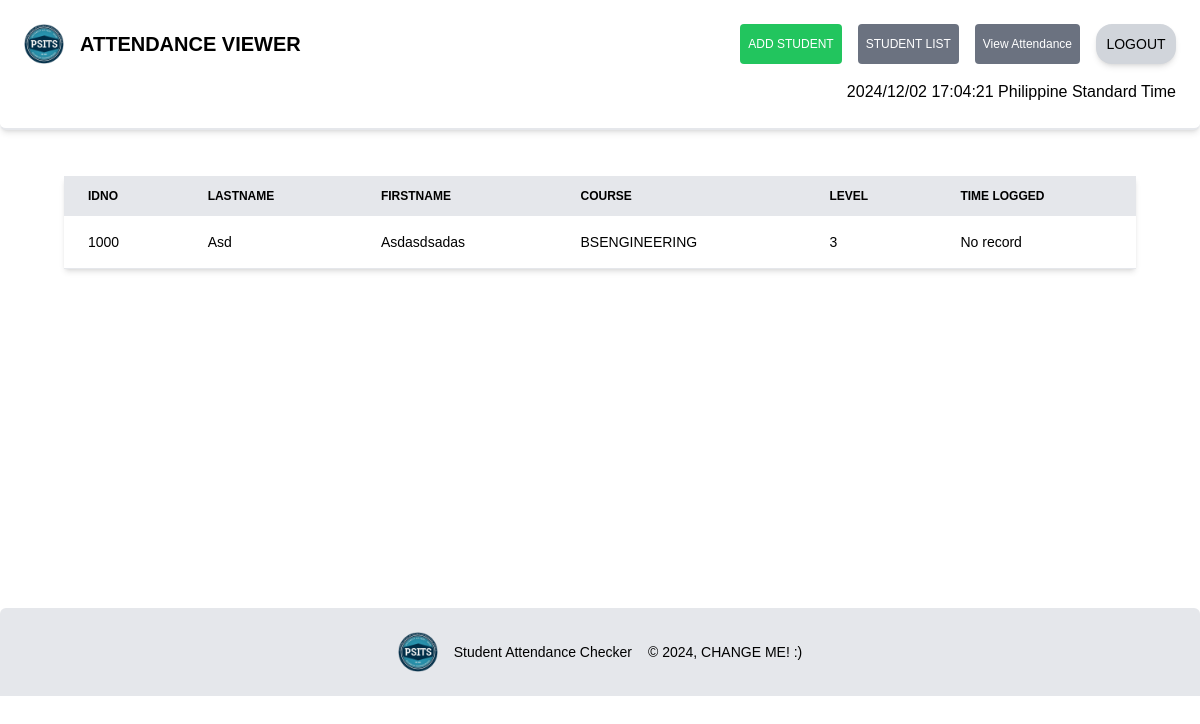
The app's page /attendanceviewer (signed in) with its own data.
### tables this page shows
CREATE TABLE students (
id INTEGER PRIMARY KEY,
idno text UNIQUE,
lastname text,
firstname text,
course text,
level text,
qrcode text, image text);

### app.py (the view)
@app.route('/attendanceviewer')
def attendanceviewer():
	if not session.get('name'):
		return redirect('/')
	else:
		return render_template('attendanceviewer.html', header=True, headerTitle="Attendance Viewer", attendances=get_recentattendances())

### app.py (called while the page is built)
def get_recentattendances() -> dict:
	sql:str = f"""
	SELECT s.idno, s.lastname, s.firstname, s.course, s.level, a.date_logged, a.time_logged
	FROM students s
	LEFT JOIN attendance a
	  ON s.idno = a.idno
	  AND (a.date_logged, a.time_logged) IN (
	    SELECT date_logged, time_logged
		FROM attendance
		WHERE idno = s.idno
		ORDER BY date_logged DESC, time_logged DESC
		LIMIT 1)
	WHERE a.attendance_id IS NOT NULL OR a.idno IS NULL
	"""
	return dbhelper.customget_records('attendance', sql)

@app.after_request
def after_request(response):
	response.headers['Cache-Control'] = 'no-cache, no-store, must-revalidate'
	return response

### dbhelper.py (called while the page is built)
def getprocess(sql:str) -> object:
	db:object = connect(database)
	cursor:object = db.cursor()
	cursor.execute(sql)
	cursor.row_factory = Row
	data:dict = cursor.fetchall()
	db.close()
	for d in data:
		print(dict(d))
	return data

def customget_records(table:str, sql) -> object:
	print(f"Custom Get: {sql}")
	return getprocess(sql)

### templates/attendanceviewer.html (shortened to what this page needs)
{% extends 'base.html' %}
{% block content %}
<section class='text-sm text-black min-h-[100vh]'>
	<div class='min-h-64 px-16 overflow-x-auto flex flex-col gap-8'>
		<table class='table-auto w-full text-left shadow-md' id='attendance-viewer-table'>
			<thead class='text-xs uppercase bg-gray-200'>
				<tr>
					<th class='px-6 py-3'>IDNO</th>
					<th class='px-6 py-3'>LASTNAME</th>
					<th class='px-6 py-3'>FIRSTNAME</th>
					<th class='px-6 py-3'>COURSE</th>
					<th class='px-6 py-3'>LEVEL</th>
					<th class='px-6 py-3'>TIME LOGGED</th>
				</tr>
			</thead>
			<tbody id='attendance-viewer-tbody'>
				{% for attendance in attendances %}
				<tr class='hover:bg-gray-100'>
					<td class='px-6 py-4 border-b'>{{ attendance['idno'] }}</td>
					<td class='px-6 py-4 border-b'>{{ attendance['lastname'].title() }}</td>
					<td class='px-6 py-4 border-b'>{{ attendance['firstname'].title() }}</td>
					<td class='px-6 py-4 border-b'>{{ attendance['course'].upper() }}</td>
					<td class='px-6 py-4 border-b'>{{ attendance['level'] }}</td>
					<td class='px-6 py-4 border-b'>
						{% if attendance['date_logged'] %}
							{{ attendance['date_logged'] }} {{ attendance['time_logged'] }}
						{% else %}
							<span>No record</span>
						{% endif %}
					</td>
				</tr>
				{% endfor %}
			</tbody>
		</table>
	</div>
</section>
{% endblock %}

### static/css/main.css (style rules this page uses)
html, :host { line-height: 1.5; -webkit-text-size-adjust: 100%; -moz-tab-size: 4; -o-tab-size: 4; tab-size: 4; font-family: ui-sans-serif, system-ui, sans-serif, "Apple Color Emoji", "Segoe UI Emoji", "Segoe UI Symbol", "Noto Color Emoji"; font-feature-settings: normal; font-variation-settings: normal; -webkit-tap-highlight-color: transparent; }
body { margin: 0; line-height: inherit; }
table { text-indent: 0; border-color: inherit; border-collapse: collapse; }
.flex { display: flex; }
.min-h-64 { min-height: 16rem; }
.min-h-\[100vh\] { min-height: 100vh; }
.w-full { width: 100%; }
.table-auto { table-layout: auto; }
.flex-col { flex-direction: column; }
.gap-8 { gap: 2rem; }
.overflow-x-auto { overflow-x: auto; }
.border-b { border-bottom-width: 1px; }
.bg-gray-200 { --tw-bg-opacity: 1; background-color: rgb(229 231 235 / var(--tw-bg-opacity, 1)); }
.px-16 { padding-left: 4rem; padding-right: 4rem; }
.px-6 { padding-left: 1.5rem; padding-right: 1.5rem; }
.py-3 { padding-top: 0.75rem; padding-bottom: 0.75rem; }
.py-4 { padding-top: 1rem; padding-bottom: 1rem; }
.text-left { text-align: left; }
.text-sm { font-size: 0.875rem; line-height: 1.25rem; }
.text-xs { font-size: 0.75rem; line-height: 1rem; }
.uppercase { text-transform: uppercase; }
.text-black { --tw-text-opacity: 1; color: rgb(0 0 0 / var(--tw-text-opacity, 1)); }
.shadow-md { --tw-shadow: 0 4px 6px -1px rgb(0 0 0 / 0.1), 0 2px 4px -2px rgb(0 0 0 / 0.1); --tw-shadow-colored: 0 4px 6px -1px var(--tw-shadow-color), 0 2px 4px -2px var(--tw-shadow-color); box-shadow: var(--tw-ring-offset-shadow, 0 0 #0000), var(--tw-ring-shadow, 0 0 #0000), var(--tw-shadow); }

### records on screen
students: idno "1000", lastname "Asd", firstname "Asdasdsadas", course "BSENGINEERING", level "3"

### other values on screen
{{ headerTitle }} "ATTENDANCE VIEWER"
